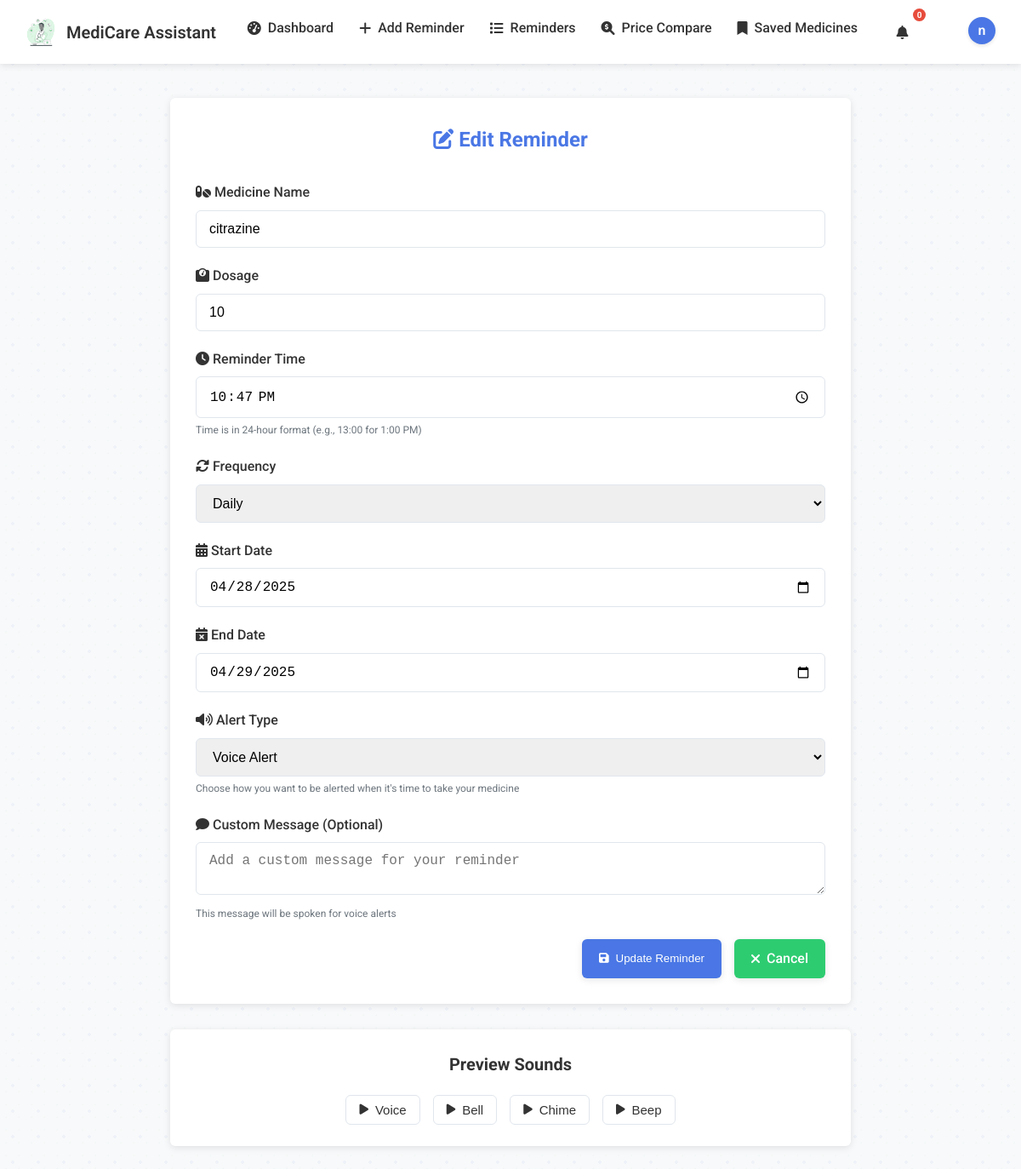
Screenshot of /edit_reminder/5 (signed in) with the database file from the repository.
### app.py (models this page shows, shortened)
class User(UserMixin, db.Model):
    __tablename__ = 'user'
    id = db.Column(db.Integer, primary_key=True)
    name = db.Column(db.String(100), nullable=False)
    email = db.Column(db.String(120), unique=True, nullable=False)
    password = db.Column(db.String(200), nullable=False)
    reminders = db.relationship('Reminder', backref='user', lazy=True)
    saved_prices = db.relationship('PharmacyPrice', backref='user', lazy=True)
    email_notifications = db.Column(db.Boolean, default=True)
    voice_alerts = db.Column(db.Boolean, default=True)
    desktop_notifications = db.Column(db.Boolean, default=True)

class Reminder(db.Model):
    id = db.Column(db.Integer, primary_key=True)
    medicine_name = db.Column(db.String(100), nullable=False)
    dosage = db.Column(db.String(50), nullable=False)
    reminder_time = db.Column(db.String(10), nullable=False)
    frequency = db.Column(db.String(20), nullable=False)
    days = db.Column(db.String(100))  # For weekly frequency: Mon,Tue,Wed,...
    start_date = db.Column(db.Date, nullable=False)
    end_date = db.Column(db.Date, nullable=False)
    is_active = db.Column(db.Boolean, default=True)
    alert_type = db.Column(db.String(20), default='notification')  # notification, sound, etc.
    alert_message = db.Column(db.Text)  # Custom message for the reminder
    user_id = db.Column(db.Integer, db.ForeignKey('user.id'), nullable=False)
    next_time = db.Column(db.DateTime, nullable=True)  # Store the next reminder time

### app.py (the view, shortened to what this page needs)
@app.route('/edit_reminder/<int:id>', methods=['GET', 'POST'])
@login_required
def edit_reminder(id):
    reminder = Reminder.query.filter_by(id=id, user_id=current_user.id).first_or_404()
    return render_template('edit_reminder.html', reminder=reminder)

### app.py (called while the page is built)
@login_manager.user_loader
def load_user(user_id):
    return User.query.get(int(user_id))

### templates/edit_reminder.html (shortened to what this page needs)
{% extends "base.html" %}
{% block content %}
<div class="reminder-form-container">
    <div class="reminder-form">
        <h2><i class="fas fa-edit"></i> Edit Reminder</h2>
        <form id="reminderForm" method="POST" action="{{ url_for('edit_reminder', id=reminder.id) }}">
            <div class="form-group">
                <label for="medicine_name"><i class="fas fa-pills"></i> Medicine Name</label>
                <input type="text" id="medicine_name" name="medicine_name" required
                       placeholder="Enter medicine name" value="{{ reminder.medicine_name }}">
            </div>
            <div class="form-group">
                <label for="dosage"><i class="fas fa-weight"></i> Dosage</label>
                <input type="text" id="dosage" name="dosage" required
                       placeholder="e.g., 1 tablet, 5ml" value="{{ reminder.dosage }}">
            </div>
            <div class="form-group">
                <label for="reminder_time"><i class="fas fa-clock"></i> Reminder Time</label>
                <input type="time" id="reminder_time" name="reminder_time" required
                       value="{{ reminder.reminder_time }}">
                <small>Time is in 24-hour format (e.g., 13:00 for 1:00 PM)</small>
            </div>
            <div class="form-group">
                <label for="frequency"><i class="fas fa-sync-alt"></i> Frequency</label>
                <select id="frequency" name="frequency" required>
                    <option value="daily" {% if reminder.frequency == 'daily' %}selected{% endif %}>Daily</option>
                </select>
            </div>
                    {% set selected_days = reminder.days.split(',') if reminder.days else [] %}
            <div class="form-group">
                <label for="start_date"><i class="fas fa-calendar-alt"></i> Start Date</label>
                <input type="date" id="start_date" name="start_date" required
                       value="{{ reminder.start_date.strftime('%Y-%m-%d') }}">
            </div>
            <div class="form-group">
                <label for="end_date"><i class="fas fa-calendar-times"></i> End Date</label>
                <input type="date" id="end_date" name="end_date" required
                       value="{{ reminder.end_date.strftime('%Y-%m-%d') }}">
            </div>
            <div class="form-group">
                <label for="alert_type"><i class="fas fa-volume-up"></i> Alert Type</label>
                <select id="alert_type" name="alert_type" required>
                    <option value="voice" {% if reminder.alert_type == 'voice' %}selected{% endif %}>Voice Alert</option>
                </select>
                <small>Choose how you want to be alerted when it's time to take your medicine</small>
            </div>
            <div class="form-group">
                <label for="alert_message"><i class="fas fa-comment"></i> Custom Message (Optional)</label>
                <textarea id="alert_message" name="alert_message" placeholder="Add a custom message for your reminder" rows="2">{{ reminder.alert_message }}</textarea>
                <small>This message will be spoken for voice alerts</small>
            </div>
            <div class="form-actions">
                <button type="submit" class="btn-primary">
                    <i class="fas fa-save"></i> Update Reminder
                </button>
                <a href="{{ url_for('reminders') }}" class="btn-secondary">
                    <i class="fas fa-times"></i> Cancel
                </a>
            </div>
        </form>
    </div>
</div>
<div class="sound-preview-container">
    <h3>Preview Sounds</h3>
    <div class="sound-preview-buttons">
        <button onclick="previewSound('voice')" class="btn-preview"><i class="fas fa-play"></i> Voice</button>
        <button onclick="previewSound('sound1')" class="btn-preview"><i class="fas fa-play"></i> Bell</button>
        <button onclick="previewSound('sound2')" class="btn-preview"><i class="fas fa-play"></i> Chime</button>
        <button onclick="previewSound('sound3')" class="btn-preview"><i class="fas fa-play"></i> Beep</button>
    </div>
</div>
{% endblock %}

### templates/base.html (shortened to what this page needs)
<!DOCTYPE html>
<html lang="en">
<head>
    <link rel="stylesheet" href="https://cdnjs.cloudflare.com/ajax/libs/font-awesome/6.0.0/css/all.min.css">
    <link rel="stylesheet" href="{{ url_for('static', filename='css/style.css') }}">
</head>
<body>
    <nav>
        <div class="nav-container">
            <a href="{{ url_for('index') }}" class="logo">
                <img src="{{ url_for('static', filename='images/medical-care.svg') }}" alt="MediCare Logo" class="logo-img">
                MediCare Assistant
            </a>
            {% if current_user.is_authenticated %}
            <ul class="nav-links">
                <li><a href="{{ url_for('dashboard') }}"><i class="fas fa-tachometer-alt"></i> Dashboard</a></li>
                <li><a href="{{ url_for('add_reminder') }}"><i class="fas fa-plus"></i> Add Reminder</a></li>
                <li><a href="{{ url_for('reminders') }}"><i class="fas fa-list"></i> Reminders</a></li>
                <li><a href="{{ url_for('price_comparison_page') }}"><i class="fas fa-search-dollar"></i> Price Compare</a></li>
                <li><a href="{{ url_for('saved_prices') }}"><i class="fas fa-bookmark"></i> Saved Medicines</a></li>
                <li class="nav-item dropdown">
                    <a href="{{ url_for('notifications') }}" class="notification-icon">
                        <i class="fas fa-bell"></i>
                        <span class="notification-badge" id="notification-count">0</span>
                    </a>
                </li>
                <li class="nav-item dropdown">
                    <a href="#" class="profile-dropdown-toggle">
                        <div class="profile-avatar">
                            <span>{{ current_user.name[:1] }}</span>
                        </div>
                    </a>
                </li>
            </ul>
            {% else %}
            <ul class="nav-links">
                <li><a href="#" onclick="showLogin()"><i class="fas fa-sign-in-alt"></i> Login</a></li>
                <li><a href="#" onclick="showSignup()"><i class="fas fa-user-plus"></i> Sign Up</a></li>
            </ul>
            {% endif %}
        </div>
    </nav>
    <main>
        <div class="container">
            {% block content %}{% endblock %}
        </div>
    </main>
</body>
</html>

### rows the page displays
User: name "n"
Reminder: medicine_name "citrazine", dosage "10", reminder_time "22:47", frequency "Daily", start_date "04/28/2025", end_date "04/29/2025"
